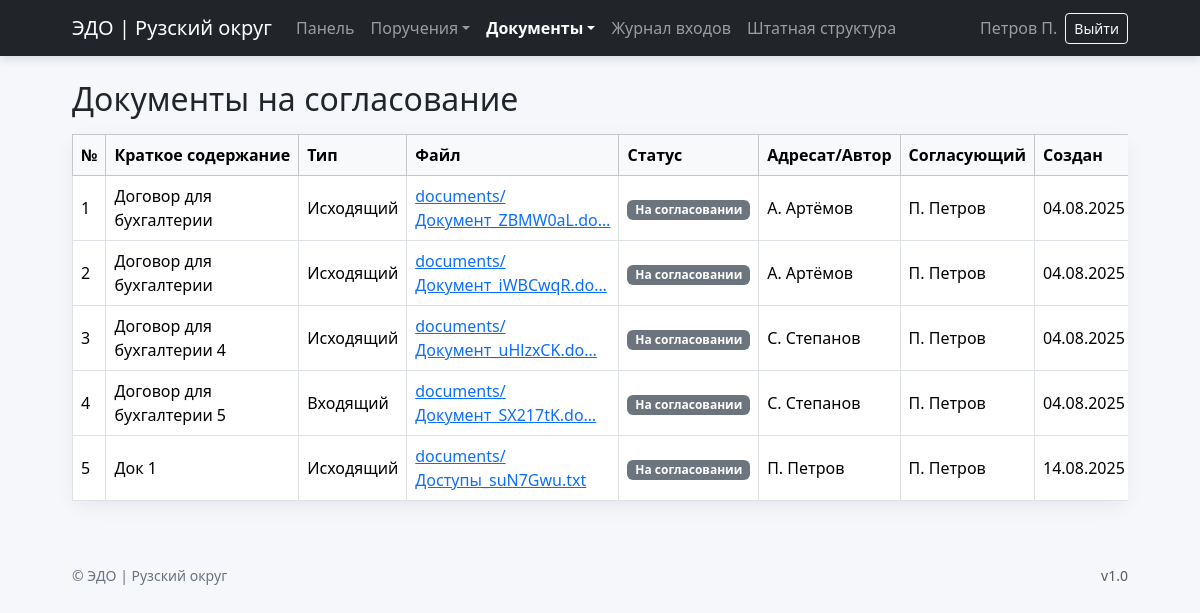
/review/ (signed in), run on the app's committed database.
### users/models.py (models this page shows, shortened)
class Document(models.Model):
    STATUS_CHOICES = [
        ('на согласовании', 'На согласовании'),
        ('одобрен', 'Одобрен'),
        ('на доработке', 'На доработке'),
    ]
    TYPE_CHOICES = [
        ('Исходящий', 'Исходящий'),
        ('Входящий', 'Входящий'),
        ('Внутренний', 'Внутренний'),
    ]
    title = models.CharField("Краткое содержание", max_length=255)
    type_choices = models.CharField("Тип документа", max_length=20, choices=TYPE_CHOICES, blank=True, null=True)
    description = models.TextField("Краткое описание", blank=True)
    file = models.FileField("Файл", upload_to='documents/')
    department = models.ForeignKey('Department', on_delete=models.CASCADE, blank=True, null=True)
    status = models.CharField(max_length=20, choices=STATUS_CHOICES, default='на согласовании')
    reviewer_comment = models.TextField("Комментарий руководителя", blank=True)
    creator = models.ForeignKey(User, on_delete=models.CASCADE, related_name="doc_creators", blank=True, null=True)
    executor = models.ForeignKey(User, verbose_name="Кто будет согласовывать?", on_delete=models.CASCADE, related_name="doc_executors", blank=True, null=True)
    created_at = models.DateTimeField(auto_now_add=True)

### users/views.py (the view)
# urls.py: path('review/', documents_for_review, name='documents_for_review'),
@login_required
def documents_for_review(request):
    documents = Document.objects.filter(executor=request.user, status='на согласовании')
    return render(request, 'users/review_list.html', {'documents': documents})

### templates/users/review_list.html (shortened to what this page needs)
{% extends 'base.html' %}
{% block content %}
<div class="d-flex align-items-center justify-content-between mb-3">
  {% if request.user.groups.all.0.name == 'Сотрудник' %}
  <h2 class="mb-0">Документы на доработке</h2>
  {% else %}
  <h2 class="mb-0">Документы на согласование</h2>
  {% endif %}
</div>
{% if documents %}
  <div class="card">
    <div class="card-body p-0">
      <div class="table-responsive">
        <table class="table table-hover table-bordered align-middle mb-0">
          <thead class="table-light">
            <tr>
              <th>№</th>
              <th>Краткое содержание</th>
              <th>Тип</th>
              <th>Файл</th>
              <th>Статус</th>
              <th>Адресат/Автор</th>
              <th>Согласующий</th>
              <th>Создан</th>
            </tr>
          </thead>
          <tbody>
            {% for doc in documents %}
              <tr>
                <td>{{ forloop.counter }}</td>
                <td>{{ doc.title }}</td>
                <td>{{ doc.type_choices }}</td>
                <td>
                  {% if doc.file %}
                    <a href="{{ doc.file.url }}" target="_blank" download>{{ doc.file.name|truncatechars:30 }}</a>
                  {% else %}—{% endif %}
                </td>
                <td><span class="badge bg-secondary">{{ doc.get_status_display }}</span></td>
                <td>{{ doc.creator.get_full_name|default:doc.creator.username }}</td>
                <td>{{ doc.executor.get_full_name|default:doc.executor.username }}</td>
                <td class="text-nowrap">{{ doc.created_at|date:"d.m.Y H:i" }}</td>
              </tr>
            {% endfor %}
          </tbody>
        </table>
      </div>
    </div>
  </div>
{% else %}
  <div class="alert alert-info">Нет документов, ожидающих согласования.</div>
{% endif %}
{% endblock %}

### templates/base.html (shortened to what this page needs)
{% load static %}
<!DOCTYPE html>
<html lang="ru">
<head>
  <link href="https://cdn.jsdelivr.net/npm/bootstrap@5.3.3/dist/css/bootstrap.min.css" rel="stylesheet">
</head>
<body>
<nav class="navbar navbar-expand-lg navbar-dark bg-dark">
  <div class="container container-narrow">
    <a class="navbar-brand" href="{% url 'dashboard' %}">ЭДО | Рузский округ</a>
    <div class="collapse navbar-collapse" id="mainNavbar">
      <ul class="navbar-nav me-auto mb-2 mb-lg-0">
        {% if user.is_authenticated %}
          <li class="nav-item">
            <a class="nav-link {% if request.resolver_match.url_name == 'dashboard' %}active{% endif %}" href="{% url 'dashboard' %}">Панель</a>
          </li>
          <li class="nav-item dropdown">
            <a class="nav-link dropdown-toggle {% if request.resolver_match.url_name in 'task_list create_task edit_task' %}active{% endif %}" href="#" role="button" data-bs-toggle="dropdown">Поручения</a>
          </li>
          <li class="nav-item dropdown">
            <a class="nav-link dropdown-toggle {% if request.resolver_match.url_name in 'create_document documents_for_review documents_for_update archive document_detail review_document' %}active{% endif %}" href="#" role="button" data-bs-toggle="dropdown">Документы</a>
          </li>
          {% if not request.user.groups.all.0.name == 'Сотрудник' %}
          <li class="nav-item">
            <a class="nav-link {% if request.resolver_match.url_name == 'login_journal' %}active{% endif %}" href="{% url 'login_journal' %}">Журнал входов</a>
          </li>
          <li class="nav-item">
            <a class="nav-link {% if request.resolver_match.url_name in 'staff_structure_view staff_structure' %}active{% endif %}" href="{% url 'staff_structure_view' %}">Штатная структура</a>
          </li>
          {% endif %}
        {% endif %}
      </ul>
      {% if user.is_authenticated %}
        <div class="d-flex align-items-center gap-2">
          <span class="navbar-text text-truncate" style="max-width: 180px;">
            {{ request.user.last_name }} {{ request.user.first_name }}
          </span>
          <form action="{% url 'logout' %}" method="post" class="d-inline">
            <button class="btn btn-outline-light btn-sm">Выйти</button>
          </form>
        </div>
      {% endif %}
    </div>
  </div>
</nav>
<main class="content-wrap">
  <div class="container container-narrow">
    {% block content %}{% endblock %}
  </div>
</main>
<footer class="footer py-4">
  <div class="container container-narrow d-flex justify-content-between small">
    <span>© {{ now|date:"Y" }} ЭДО | Рузский округ</span>
    <span class="text-muted">v1.0</span>
  </div>
</footer>
</body>
</html>

### templates/base.html (style rules this page uses)
:root { --edo-primary:#0d6efd; --edo-dark:#111827; --edo-muted:#6b7280; --edo-card-radius: 1rem; }
body { background: #f5f7fb; }
.navbar { box-shadow: 0 2px 10px rgba(17,24,39,0.15); }
.navbar .nav-link.active, .navbar .dropdown-item.active { font-weight: 600; }
.container-narrow { max-width: 1080px; }
.card { border: 0; border-radius: var(--edo-card-radius); box-shadow: 0 6px 20px rgba(17,24,39,0.06); }
.table thead th { white-space: nowrap; }
.content-wrap { padding: 24px 0 40px; }
footer.footer { color: var(--edo-muted); }

### data on the page
Document: title "Договор для бухгалтерии", type_choices "Исходящий", file.name "documents/Документ_ZBMW0aL.do…", status "На согласовании", creator.get_full_name "А. Артёмов", executor.get_full_name "П. Петров", created_at "04.08.2025…"
Document: title "Договор для бухгалтерии", type_choices "Исходящий", file.name "documents/Документ_iWBCwqR.do…", status "На согласовании", creator.get_full_name "А. Артёмов", executor.get_full_name "П. Петров", created_at "04.08.2025…"
Document: title "Договор для бухгалтерии 4", type_choices "Исходящий", file.name "documents/Документ_uHlzxCK.do…", status "На согласовании", creator.get_full_name "С. Степанов", executor.get_full_name "П. Петров", created_at "04.08.2025…"
Document: title "Договор для бухгалтерии 5", type_choices "Входящий", file.name "documents/Документ_SX217tK.do…", status "На согласовании", creator.get_full_name "С. Степанов", executor.get_full_name "П. Петров", created_at "04.08.2025…"
Document: title "Док 1", type_choices "Исходящий", file.name "documents/Доступы_suN7Gwu.txt", status "На согласовании", creator.get_full_name "П. Петров", executor.get_full_name "П. Петров", created_at "14.08.2025…"

### other printed values
{{ request.user.last_name }} "Петров"
{{ request.user.first_name }} "П."
